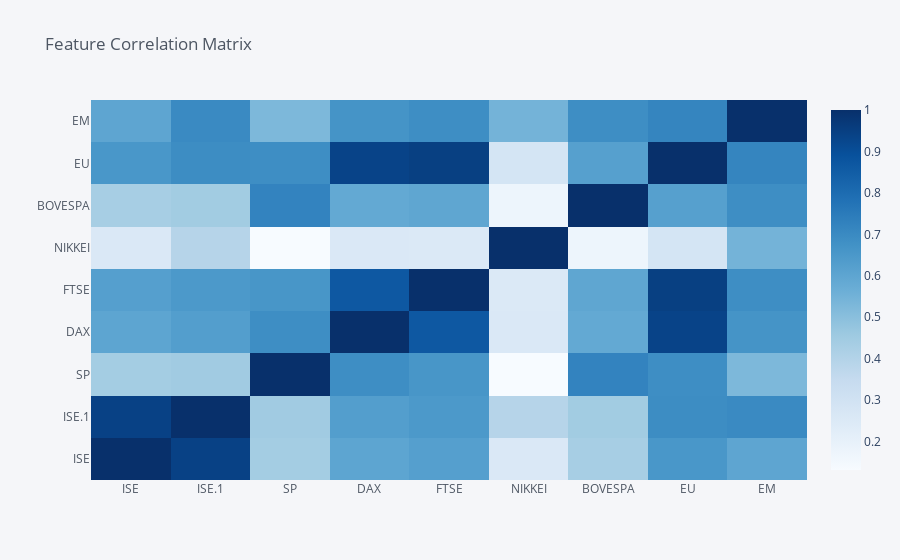

Notebook source saved alongside this figure:
### Code cell
data.corr().iplot(kind='heatmap',colorscale="Blues",title="Feature Correlation Matrix")

### Figure 1 — Plotly figure (JSON) as saved in the notebook; plotly's stock layout.template omitted (floating-point values rounded to 4 significant figures)
{"data": [{"colorscale": [[0, "rgb(247,251,255)"], [0.125, "rgb(222,235,247)"], [0.25, "rgb(198,219,239)"], [0.375, "rgb(158,202,225)"], [0.5, "rgb(107,174,214)"], [0.625, "rgb(66,146,198)"], [0.75, "rgb(33,113,181)"], [0.875, "rgb(8,81,156)"], [1, "rgb(8,48,107)"]], "type": "heatmap", "x": ["ISE", "ISE.1", "SP", "DAX", "FTSE", "NIKKEI", "BOVESPA", "EU", "EM"], "y": ["ISE", "ISE.1", "SP", "DAX", "FTSE", "NIKKEI", "BOVESPA", "EU", "EM"], "z": [[1, 0.9429, 0.4395, 0.6021, 0.6229, 0.2601, 0.4329, 0.6555, 0.6003], [0.9429, 1, 0.4496, 0.6292, 0.6487, 0.3932, 0.4469, 0.6908, 0.702], [0.4395, 0.4496, 1, 0.6858, 0.6577, 0.1313, 0.7221, 0.6875, 0.5282], [0.6021, 0.6292, 0.6858, 1, 0.8674, 0.2585, 0.5858, 0.9364, 0.6652], [0.6229, 0.6487, 0.6577, 0.8674, 1, 0.2552, 0.5963, 0.949, 0.6875], [0.2601, 0.3932, 0.1313, 0.2585, 0.2552, 1, 0.1728, 0.2838, 0.5473], [0.4329, 0.4469, 0.7221, 0.5858, 0.5963, 0.1728, 1, 0.6217, 0.6881], [0.6555, 0.6908, 0.6875, 0.9364, 0.949, 0.2838, 0.6217, 1, 0.7165], [0.6003, 0.702, 0.5282, 0.6652, 0.6875, 0.5473, 0.6881, 0.7165, 1]], "zmax": 1, "zmin": 0.1313}], "layout": {"legend": {"bgcolor": "#F5F6F9", "font": {"color": "#4D5663"}}, "paper_bgcolor": "#F5F6F9", "plot_bgcolor": "#F5F6F9", "title": {"font": {"color": "#4D5663"}, "text": "Feature Correlation Matrix"}, "xaxis": {"gridcolor": "#E1E5ED", "showgrid": true, "tickfont": {"color": "#4D5663"}, "title": {"font": {"color": "#4D5663"}, "text": ""}, "zerolinecolor": "#E1E5ED"}, "yaxis": {"gridcolor": "#E1E5ED", "showgrid": true, "tickfont": {"color": "#4D5663"}, "title": {"font": {"color": "#4D5663"}, "text": ""}, "zerolinecolor": "#E1E5ED"}}}
